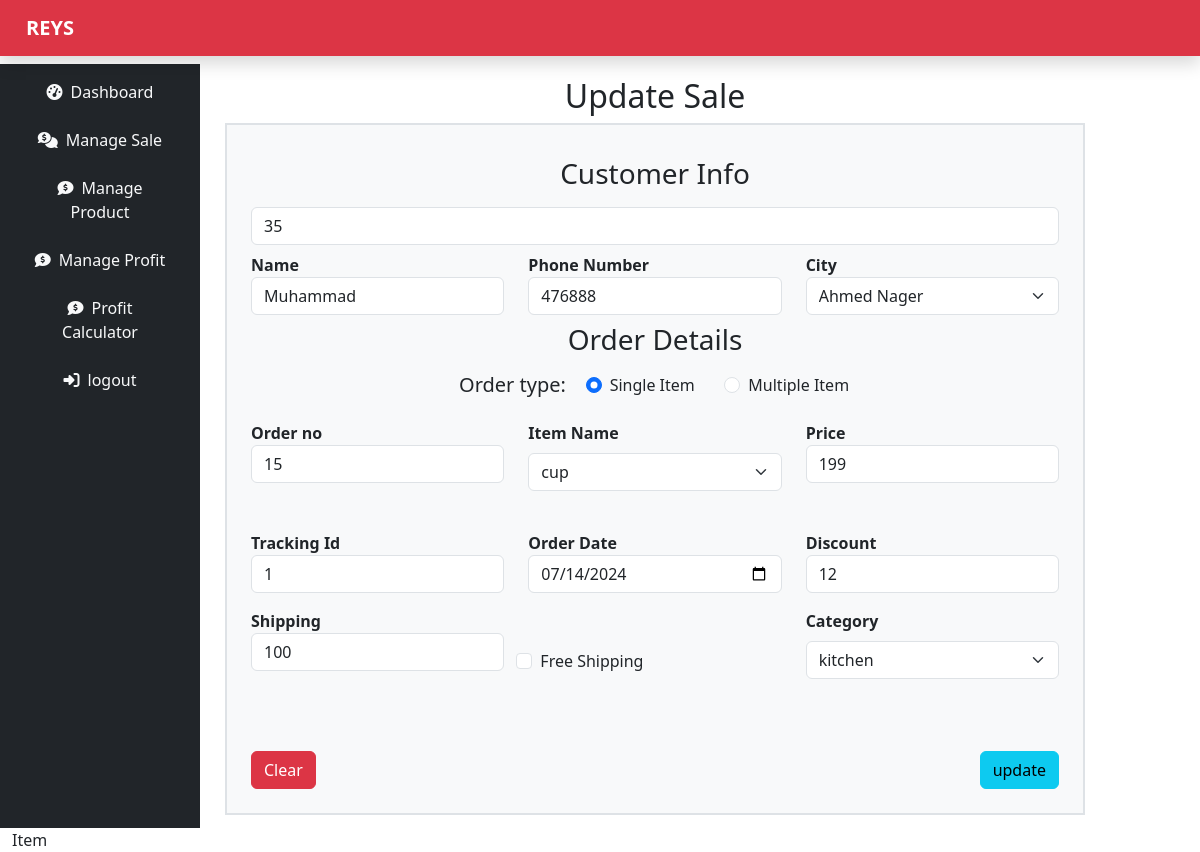
/admin/view.php?id=35, run on the app's committed database.
### tables this page shows
CREATE TABLE `add_sale` (
  `id` int(11) NOT NULL,
  `storename` int(11) NOT NULL,
  `name` varchar(255) NOT NULL,
  `phone_no` int(11) NOT NULL,
  `city` text NOT NULL,
  `order_type` varchar(255) NOT NULL,
  `order_no` int(11) NOT NULL,
  `item_id` int(11) NOT NULL,
  `price` int(11) NOT NULL,
  `tracking_id` int(11) NOT NULL,
  `order_date` date NOT NULL,
  `discount` float NOT NULL,
  `shipping` int(11) NOT NULL,
  `free_shipping` varchar(255) NOT NULL,
  `cate_id` int(11) NOT NULL
);

CREATE TABLE `addproduct` (
  `id` int(11) NOT NULL,
  `productname` varchar(255) NOT NULL,
  `product_sku` int(11) NOT NULL,
  `product_price` int(11) NOT NULL,
  `product_sale_price` int(11) NOT NULL,
  `category` int(11) NOT NULL,
  `image` blob NOT NULL,
  `status` text NOT NULL
);

CREATE TABLE `category` (
  `id` int(11) NOT NULL,
  `categoryname` varchar(255) NOT NULL,
  `level_1` varchar(255) NOT NULL,
  `level_2` varchar(255) NOT NULL,
  `level_3` varchar(255) NOT NULL,
  `level_4` varchar(255) NOT NULL,
  `level_5` varchar(255) NOT NULL,
  `commission_per` int(11) NOT NULL
);

### admin/view.php (the view, shortened to what this page needs)
<?php
include_once('include/header.php');
include('../connection.php');
$id = $_GET['id'];
$sql = "SELECT `id`, `name`, `phone_no`, `city`, `order_type`, `order_no`, `item_id`, `price`, `tracking_id`, `order_date`, `discount`, `shipping`, `free_shipping`, `cate_id` FROM `add_sale` WHERE `id` = '$id'";
$res = $con->query($sql);
if ($res->num_rows > 0) {
    while ($row = $res->fetch_assoc()) {
?>
        <!DOCTYPE html>
        <html lang="en">
        <head>
            <link rel="stylesheet" href="path/to/bootstrap.min.css">
        </head>
        <body>
            <nav class="navbar bg-danger shadow no-print"><a href="" class="navbar-brand text-white mx-3">REYS</a>
            </nav>
            <div class="container-fluid mt-2">
                <div class="row">
                    <nav class="col-sm-2 bg-dark fixed no-print">
                        <div class="sidebar-sticky">
                            <ul class="nav flex-column">
                                <li class="nav-item"><a href="dash.php?dashboard" class="nav-link text-light text-center mt-2 <?php if (PAGE == 'dashboard') {
                                                                                                                                    echo 'bg-white text-dark';
                                                                                                                                } ?>"><i class="fas fa-tachometer-alt me-2"></i>Dashboard</a></li>
                                <li class="nav-item"><a href="dash.php?managesale" class="nav-link text-light text-center mt-2 <?php if (PAGE == 'managesale') {
                                                                                                                                    echo 'bg-white text-dark';
                                                                                                                                } ?>"><i class="fa-solid fa-comments-dollar me-2"></i>Manage Sale</a></li>
                                <li class="nav-item"><a href="dash.php?manageproduct" class="nav-link text-light text-center mt-2"><i class="fa-solid fa-comment-dollar me-2"></i>Manage Product</a></li>
                                <li class="nav-item"><a href="dash.php?manageprofit" class="nav-link text-light text-center mt-2"><i class="fa-solid fa-comment-dollar me-2"></i>Manage Profit</a></li>
                                <li class="nav-item"><a href="dash.php?calculator" class="nav-link text-light text-center mt-2 <?php if (PAGE == 'calculator') {
                                                                                                                                    echo 'bg-white text-dark';
                                                                                                                                } ?>"><i class="fa-solid fa-comment-dollar me-2"></i>Profit Calculator</a></li>
                                <li class="nav-item"><a href="logout.php?logout" class="nav-link text-light text-center mt-2"><i class="fa-solid  fa-right-to-bracket me-2"></i>logout</a></li>
                            </ul>
                        </div>
                    </nav>
                        <div class="col-sm-9" style="margin: 5px;">
                            <h2 class="text-center mt-2">Update Sale</h2>
                            <form action="" method="post" class="m-2 border border-2 p-4 bg-light">
                                <h3 class="text-center mt-2">Customer Info</h3>
                                <div class="row">
                                    <div class="form-group mt-2">
                                        <input type="number" class="form-control" name="id" id="id" value="<?php echo $row['id']; ?>" readonly>
                                    </div>
                                </div>
                                <div class="row">
                                    <div class="form-group col-md-4 mt-2">
                                        <label for="name"><b>Name</b></label>
                                        <input type="text" class="form-control" name="name1" id="name1" value="<?php echo $row['name']; ?>" placeholder="Enter the Name">
                                    </div>
                                    <div class="form-group col-md-4 mt-2">
                                        <label for="phoneno"><b>Phone Number</b></label>
                                        <input type="number" class="form-control" name="phone" id="phone" value="<?php echo $row['phone_no']; ?>" placeholder="Enter the phone">
                                    </div>
                                    <div class="form-group col-md-4 mt-2">
                                        <label for="city"><b>City</b></label>
                                        <select class="form-select" name="city" aria-label="Default select example">
                                            <option selected><?php echo $row['city']; ?></option>
                                        </select>
                                    </div>
                                </div>
                                <h3 class="text-center mt-2">Order Details</h3>
                                <div class="row justify-content-center mt-3">
                                    <h5 class="col-md-2">Order type:</h5>
                                    <div class="form-check col-md-2">
                                        <input class="form-check-input" type="radio" name="flexRadioDefault" id="flexRadioDefault1" value="Single Item" <?php echo ($row['order_type'] == 'Single Item') ? 'checked' : ''; ?>>
                                        <label class="form-check-label" for="flexRadioDefault1">
                                            Single Item
                                        </label>
                                    </div>
                                    <div class="form-check col-md-2">
                                        <input class="form-check-input" type="radio" name="flexRadioDefault" id="flexRadioDefault2" value="Multiple Item" <?php echo ($row['order_type'] == 'Multiple Item') ? 'checked' : ''; ?>>
                                        <label class="form-check-label" for="flexRadioDefault2">
                                            Multiple Item
                                        </label>
                                    </div>
                                </div>
                                <div class="row mt-2">
                                    <div class="form-group col-md-4 mt-2">
                                        <label for="number"><b>Order no</b></label>
                                        <input type="number" class="form-control" name="number" id="number" value="<?php echo $row['order_no']; ?>" placeholder="Enter the number">
                                    </div>
                                    <div class="form-group col-md-4 mt-2">
                                        <label for="item" class="form-label"><b>Item Name</b></label>
                                        <select class="form-select" name="id1" aria-label="Default select example">
                                            <?php
                                            $sql1 = "SELECT id, productname FROM addproduct";
                                            $result1 = $con->query($sql1);
                                            if ($result1->num_rows > 0) {
                                                while ($row1 = $result1->fetch_assoc()) {
                                            ?>
                                                    <option value="<?php echo $row1['id']; ?>" <?php echo ($row1['id'] == $row['item_id']) ? 'selected' : "" ?>><?php echo $row1['productname']; ?></option>
                                            <?php
                                                }
                                            }
                                            ?>
                                        </select>
                                        <br>
                                    </div>
                                    <div class="form-group col-md-4 mt-2">
                                        <label for="price"><b>Price</b></label>
                                        <input type="number" class="form-control" name="price" id="price" value="<?php echo $row['price']; ?>">
                                    </div>
                                </div>
                                <div class="row mt-2">
                                    <div class="form-group col-md-4 mt-2">
                                        <label for="id"><b>Tracking Id</b></label>
                                        <input type="number" class="form-control" name="id" id="id" value="<?php echo $row['tracking_id']; ?>">
                                    </div>
                                    <div class="form-group col-md-4 mt-2">
                                        <label for="item"><b>Order Date</b></label>
                                        <input type="date" class="form-control" name="date" id="date" value="<?php echo $row['order_date']; ?>">
                                    </div>
                                    <div class="form-group col-md-4 mt-2">
                                        <label for="price"><b>Discount</b></label>
                                        <input type="number" class="form-control" name="disc" id="disc" value="<?php echo $row['discount']; ?>">
                                    </div>
                                </div>
                                <div class="row mt-2">
                                    <div class="form-group col-md-4 mt-2">
                                        <label for="Shipping"><b>Shipping</b></label>
                                        <input type="number" class="form-control" name="ship" id="ship" value="<?php echo $row['shipping']; ?>">
                                    </div>
                                    <div class="form-check col-md-4 mt-5">
                                        <input class="form-check-input" name="checkbox" type="checkbox" id="defaultCheck1" value="Free Shipping" <?php echo ($row['free_shipping'] == true) ? 'checked' : ""; ?>>
                                        <label class="form-check-label" for="defaultCheck1">
                                            Free Shipping
                                        </label>
                                    </div>
                                    <div class="form-group col-md-4 mt-2">
                                        <label for="student" class="form-label"><b>Category</b></label>
                                        <select class="form-select" name="id2" aria-label="Default select example">
                                            <?php
                                            $sql = "SELECT id, categoryname FROM category";
                                            $result2 = $con->query($sql);
                                            if ($result2->num_rows > 0) {
                                                while ($row2 = $result2->fetch_assoc()) {
                                            ?>
                                                    <option value="<?php echo $row2['id']; ?>" <?php echo ($row2['id'] == $row['cate_id']) ? 'selected' : "" ?>><?php echo $row2['categoryname']; ?></option>
                                            <?php
                                                }
                                            }
                                            ?>
                                        </select>
                                        <br>
                                    </div>
                                </div>
                                <button type="submit" class="btn btn-danger mt-5" name="clear">Clear</button>
                                <button class="btn btn-info mt-5 float-end text-bold" type="submit" name="update">update</button>
                            </form>
                        </div>
                    </div>
            <?php
        }
    }
            ?>
            Item

### css/style.css (style rules this page uses)
.navbar-brand { padding-left: 10px; }
.navbar-brand { color: black; font-size: 2em; font-weight: bold; }

### data on the page
add_sale: id "35", name1 "Muhammad", phone "476888", city "Ahmed Nager", order_type "☑ Single Item", order_type "☐ Multiple Item", number "15", id1 "cup", price "199", id "1", date "07/14/2024", disc "12", ship "100", id2 "kitchen"
